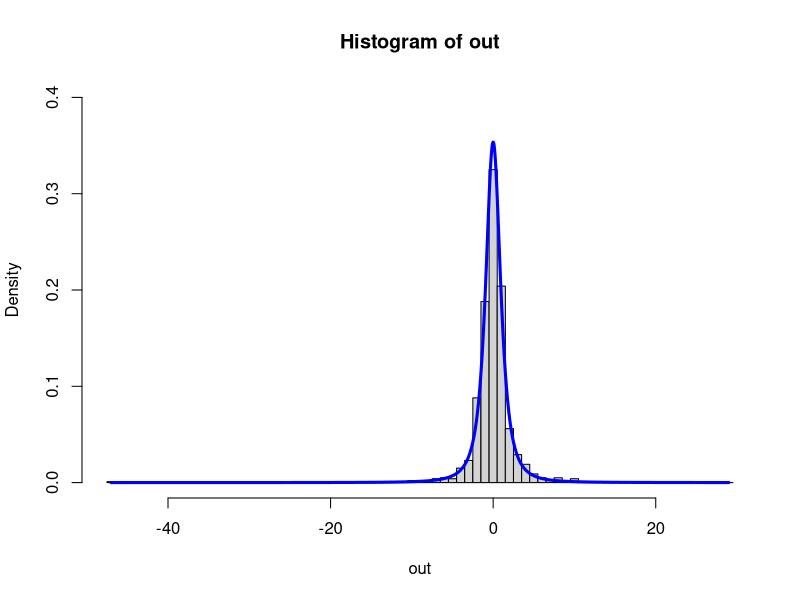

Reproduce this figure in R.
set.seed(1000)
transt <- function(df ,N){
    out <- rep(0,N)
    for (i in 1:N){
        v <- rnorm(1,0,1)
        zsqr <- rep(0,df)
        for (j in 1:df){
            z <- rnorm(1,0,1)
            zsqr[j] <- z^2
        }
        out[i] <- v/sqrt(sum(zsqr)/df)
    }
    par(mfrow=c(1,1))
    bins <- (floor(min(out))-0.5):(ceiling(max(out))+0.5)
    plot <- hist(out, breaks = bins, prob = T, ylim = c(0,0.4))
    x <- seq(floor(min(out)), ceiling(max(out)), by = 0.01)
    lines(x, dt(x, df), type = "l", col = "blue", lwd = 3)
    return(list(out = out, plot = plot))
}
transt(2,1000)
